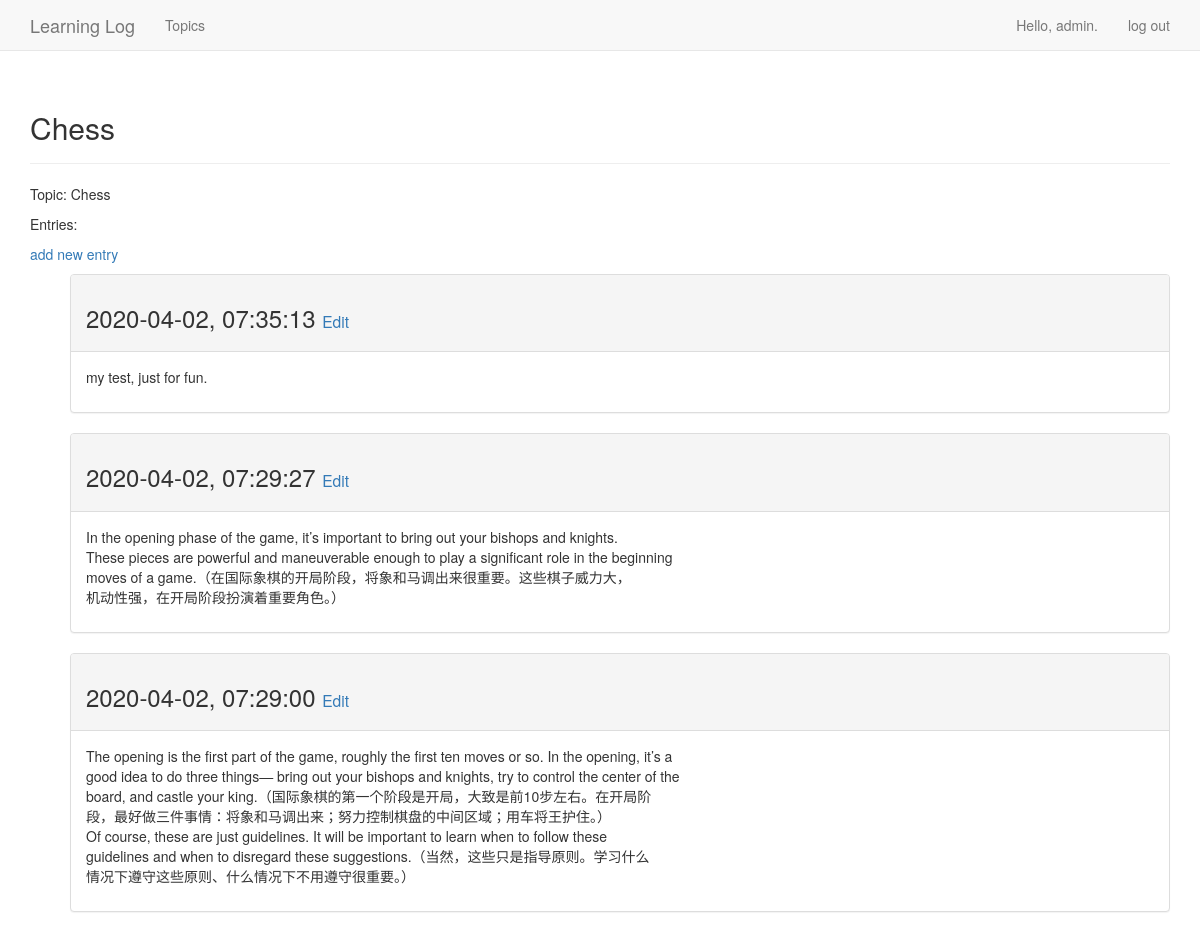
The page /topics/1/ (signed in) on the database its author committed.
### learn_logs/models.py (models this page shows, shortened)
class Topic(models.Model):
    text = models.CharField(max_length=200)
    date_added = models.DateTimeField(auto_now_add=True)
    owner = models.ForeignKey(User, on_delete=models.CASCADE)
    def __str__(self):
        if len(self.text) >= 50:
            return self.text[:50] + '...'
        else:
            return self.text

class Entry(models.Model):
    topic = models.ForeignKey(Topic, on_delete=models.CASCADE)
    text = models.TextField()
    date_added = models.DateTimeField(auto_now_add=True)
    class Mete:
        verbose_name_plural = 'entries'

### learn_logs/views.py (the view)
# urls.py: url(r'^topics/(?P<topic_id>\d+)/$', views.topic, name='topic'),
@login_required
def topic(request, topic_id):
    topic = Topic.objects.get(id=topic_id)
    if topic.owner != request.user:
        raise Http404
    entries = topic.entry_set.order_by('-date_added')
    context = {'topic': topic, 'entries': entries}
    return render(request, 'learn_logs/topic.html', context)

### learn_logs/templates/learn_logs/topic.html
{% extends 'learn_logs/base.html' %}
{% block header %}
    <h2>{{ topic }}</h2>
{% endblock header %}
{% block content %}
<p>Topic: {{ topic }}</p>
<p>Entries:</p>
<p>
    <a href="{% url 'learn_logs:new_entry' topic.id %}">add new entry</a>
</p>
<ul>
    {% for entry in entries %}
        <div class="panel panel-default">
            <div class="panel-heading">
                <h3>
                    {{ entry.date_added|date:'Y-m-d, H:i:s' }}
                    <small>
                        <a href="{% url 'learn_logs:edit_entry' entry.id %}"> Edit</a>
                    </small>
                </h3>
            </div>
            <div class="panel-body">
                {{ entry.text|linebreaks }}
            </div>
        </div>
    {% empty %}
        There are no entries for this topic yet.
    {% endfor %}
</ul>
{% endblock content %}

### learn_logs/templates/learn_logs/base.html (shortened to what this page needs)
{% load bootstrap3 %}
<!DOCTYPE html>
<html lang='en'>
    <head>
        {% bootstrap_css %}
    </head>
    <body>
        <nav class="navbar navbar-default navbar-static-top">
            <div class="container">
                <div class="navbar-header">
                    <a class="navbar-brand" href="{% url 'learn_logs:index' %}">
                        Learning Log
                    </a>
                </div>
                <div id="navbar" class="navbar-collapse collapse">
                    <ul class="nav navbar-nav">
                        <li><a href="{% url 'learn_logs:topics' %}">Topics</a></li>
                    </ul>
                    <ul class="nav navbar-nav navbar-right">
                      {% if user.is_authenticated %}
                        <li><a>Hello, {{ user.username }}.</a></li>
                        <li><a href="{% url 'users:logout' %}">log out</a></li>
                      {% else %}
                        <li><a href="{% url 'users:register'%}">register</a></li>
                        <li><a href="{% url 'users:login'%}">log in</a></li>
                      {% endif %}
                    </ul>
                </div>
            </div>
        </nav>
        <div class="container">
            <div class="page-header">
                {% block header %}{% endblock header %}
            </div>
            <div>
                {% block content %}{% endblock %}
            </div>
        </div>
    </body>
</html>

### rows shown on the page
Topic: text "Chess"
Entry: date_added "2020-04-02, 07:35:13", text "my test, just for fun."
Entry: date_added "2020-04-02, 07:29:27", text "In the opening phase of the game, it’s important to bring out your bishops and knights. These pieces are powerful and maneuverable enough to play a significant role in the beginning moves of a game.（在国际象棋的开局阶段，将象和马调出来很重要。这些棋子威力大， 机动性强，在开局阶段扮演着重要角色。）"
Entry: date_added "2020-04-02, 07:29:00", text "The opening is the first part of the game, roughly the first ten moves or so. In the opening, it’s a good idea to do three things— bring out your bishops and knights, try to control the center of the board, and castle your king.（国际象棋的第一个阶段是开局，大致是前10步左右。在开局阶 段，最好做三件事情：将象和马调出来；努力控制棋盘的中间区域；用车将王护住。） Of course, these are just guidelines. It will be important to learn when to follow these guidelines and when to disregard these suggestions.（当然，这些只是指导原则。学习什么 情况下遵守这些原则、什么情况下不用遵守很重要。）"

### other values the page prints
{{ user.username }} "admin"
